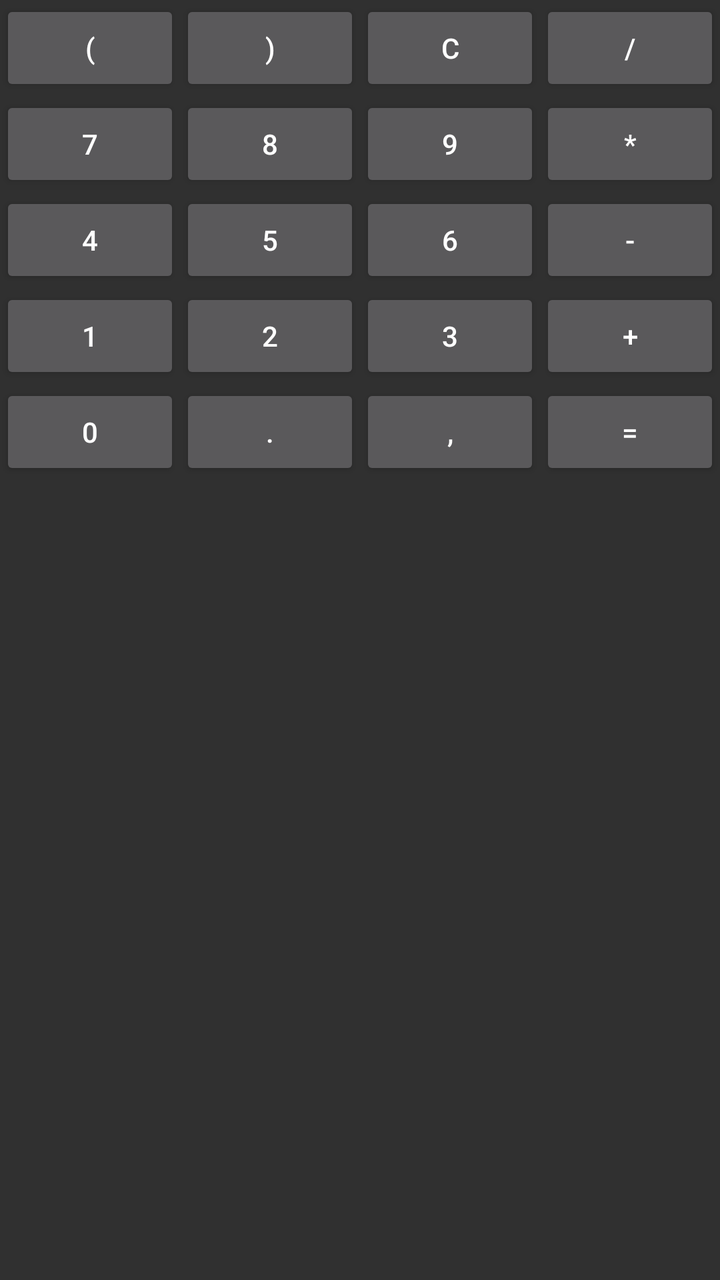
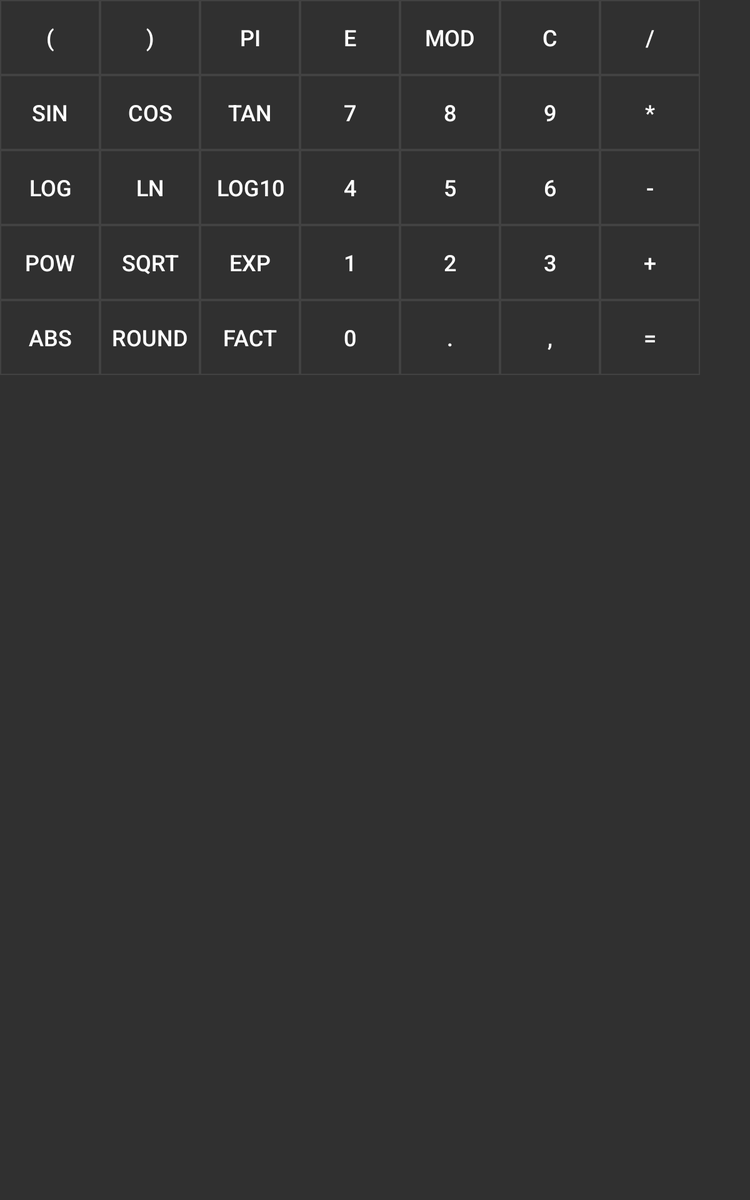

Two renders of one Android screen. The first uses the default layout on a phone; the second uses the alternative layout the repository ships for a different screen configuration, on a matching device. The two XML files are below.
<!-- AndroidManifest.xml: application theme AppTheme -->
<!-- res/layout/main_keyboard.xml -->
<?xml version="1.0" encoding="utf-8"?>
<ScrollView xmlns:android="http://schemas.android.com/apk/res/android"
    android:id="@+id/main_keyboard"
    android:layout_width="match_parent"
    android:layout_height="wrap_content">

    <TableLayout
        android:layout_width="match_parent"
        android:layout_height="wrap_content"
        android:stretchColumns="*">

        <TableRow>

            <Button
                android:id="@+id/open_bracket_button"
                style="@style/CalculatorButton"
                android:text="@string/open_bracket" />

            <Button
                android:id="@+id/close_bracket_button"
                style="@style/CalculatorButton"
                android:text="@string/close_bracket" />

            <Button
                android:id="@+id/clear_button"
                style="@style/CalculatorButton"
                android:text="@string/clean" />

            <Button
                android:id="@+id/division_button"
                style="@style/CalculatorButton"
                android:text="@string/division" />
        </TableRow>

        <TableRow>

            <Button
                android:id="@+id/seven_button"
                style="@style/CalculatorButton"
                android:text="@string/seven" />

            <Button
                android:id="@+id/eight_button"
                style="@style/CalculatorButton"
                android:text="@string/eight" />

            <Button
                android:id="@+id/nine_button"
                style="@style/CalculatorButton"
                android:text="@string/nine" />

            <Button
                android:id="@+id/times_button"
                style="@style/CalculatorButton"
                android:text="@string/times" />
        </TableRow>

        <TableRow>

            <Button
                android:id="@+id/four_button"
                style="@style/CalculatorButton"
                android:text="@string/four" />

            <Button
                android:id="@+id/five_button"
                style="@style/CalculatorButton"
                android:text="@string/five" />

            <Button
                android:id="@+id/six_button"
                style="@style/CalculatorButton"
                android:text="@string/six" />

            <Button
                android:id="@+id/minus_button"
                style="@style/CalculatorButton"
                android:text="@string/minus" />
        </TableRow>

        <TableRow>

            <Button
                android:id="@+id/one_button"
                style="@style/CalculatorButton"
                android:text="@string/one" />

            <Button
                android:id="@+id/two_button"
                style="@style/CalculatorButton"
                android:text="@string/two" />

            <Button
                android:id="@+id/three_button"
                style="@style/CalculatorButton"
                android:text="@string/three" />

            <Button
                android:id="@+id/plus_button"
                style="@style/CalculatorButton"
                android:text="@string/plus" />
        </TableRow>

        <TableRow>

            <Button
                android:id="@+id/zero_button"
                style="@style/CalculatorButton"
                android:text="@string/zero" />

            <Button
                android:id="@+id/point_button"
                style="@style/CalculatorButton"
                android:text="@string/point" />

            <Button
                android:id="@+id/comma_button"
                style="@style/CalculatorButton"
                android:text="@string/comma" />

            <Button
                android:id="@+id/equals_button"
                style="@style/CalculatorButton"
                android:text="@string/equals" />
        </TableRow>
    </TableLayout>
</ScrollView>
<!-- resources referenced by this layout -->
<resources>
  <string name="clean">C</string>
  <string name="close_bracket">)</string>
  <string name="comma">,</string>
  <string name="division">/</string>
  <string name="eight">8</string>
  <string name="equals">=</string>
  <string name="five">5</string>
  <string name="four">4</string>
  <string name="minus">-</string>
  <string name="nine">9</string>
  <string name="one">1</string>
  <string name="open_bracket">(</string>
  <string name="plus">+</string>
  <string name="point">.</string>
  <string name="seven">7</string>
  <string name="six">6</string>
  <string name="three">3</string>
  <string name="times">*</string>
  <string name="two">2</string>
  <string name="zero">0</string>
  <style name="CalculatorButton" parent="android:TextAppearance.Medium">
          <item name="android:background">@drawable/calculator_button</item>
          <item name="android:minHeight">60dp</item>
          <item name="android:minWidth">80dp</item>
      </style>
  <style name="AppTheme" parent="Theme.AppCompat.NoActionBar">
          <item name="colorPrimary">@color/colorPrimary</item>
          <item name="colorPrimaryDark">@color/colorPrimaryDark</item>
          <item name="android:windowBackground">@color/windowBackground</item>
      </style>
  <!-- drawable calculator_button (drawable) -->
  <?xml version="1.0" encoding="utf-8"?>
  <selector xmlns:android="http://schemas.android.com/apk/res/android">
      <item android:drawable="@drawable/calculator_button_pressed" android:state_pressed="true"></item>
      <item android:drawable="@drawable/calculator_button_normal"></item>
  </selector>
  <color name="colorPrimary">@color/md_grey_900</color>
  <color name="colorPrimaryDark">@color/md_black_1000</color>
  <color name="windowBackground">#303030</color>
  <!-- drawable calculator_button_pressed (drawable) -->
  <?xml version="1.0" encoding="utf-8"?>
  <shape
      xmlns:android="http://schemas.android.com/apk/res/android" android:shape="rectangle">
      <solid android:color="@color/md_grey_700" />
  </shape>
  <!-- drawable calculator_button_normal (drawable) -->
  <?xml version="1.0" encoding="utf-8"?>
  <shape
      xmlns:android="http://schemas.android.com/apk/res/android" android:shape="rectangle">
      <solid android:color="@color/windowBackground" />
      <stroke
          android:width="1dp"
          android:color="@color/md_grey_800" />
  </shape>
  <color name="md_grey_900">#212121</color>
  <color name="md_black_1000">#000000</color>
  <color name="md_grey_800">#424242</color>
</resources>
<!-- res/layout-sw600dp/main_keyboard.xml (the author's variant of the layout above) -->
<!-- drawn on a 7-inch tablet held upright -->
<?xml version="1.0" encoding="utf-8"?>
<ScrollView xmlns:android="http://schemas.android.com/apk/res/android"
    android:id="@+id/main_keyboard"
    android:layout_width="match_parent"
    android:layout_height="match_parent">

    <TableLayout
        android:layout_width="wrap_content"
        android:layout_height="wrap_content">

        <TableRow>

            <Button
                android:id="@+id/open_bracket_button"
                style="@style/CalculatorButton"
                android:text="@string/open_bracket" />

            <Button
                android:id="@+id/close_bracket_button"
                style="@style/CalculatorButton"
                android:text="@string/close_bracket" />

            <Button
                android:id="@+id/pi_button"
                style="@style/CalculatorButton"
                android:text="@string/pi" />

            <Button
                android:id="@+id/e_button"
                style="@style/CalculatorButton"
                android:text="@string/e" />

            <Button
                android:id="@+id/mod_button"
                style="@style/CalculatorButton"
                android:text="@string/mod" />

            <Button
                android:id="@+id/clear_button"
                style="@style/CalculatorButton"
                android:text="@string/clean" />

            <Button
                android:id="@+id/division_button"
                style="@style/CalculatorButton"
                android:text="@string/division" />
        </TableRow>

        <TableRow>

            <Button
                android:id="@+id/sin_button"
                style="@style/CalculatorButton"
                android:text="@string/sin" />

            <Button
                android:id="@+id/cos_button"
                style="@style/CalculatorButton"
                android:text="@string/cos" />

            <Button
                android:id="@+id/tan_button"
                style="@style/CalculatorButton"
                android:text="@string/tan" />

            <Button
                android:id="@+id/seven_button"
                style="@style/CalculatorButton"
                android:text="@string/seven" />

            <Button
                android:id="@+id/eight_button"
                style="@style/CalculatorButton"
                android:text="@string/eight" />

            <Button
                android:id="@+id/nine_button"
                style="@style/CalculatorButton"
                android:text="@string/nine" />

            <Button
                android:id="@+id/times_button"
                style="@style/CalculatorButton"
                android:text="@string/times" />
        </TableRow>

        <TableRow>

            <Button
                android:id="@+id/log_button"
                style="@style/CalculatorButton"
                android:text="@string/log" />

            <Button
                android:id="@+id/ln_button"
                style="@style/CalculatorButton"
                android:text="@string/ln" />

            <Button
                android:id="@+id/log10_button"
                style="@style/CalculatorButton"
                android:text="@string/log10" />

            <Button
                android:id="@+id/four_button"
                style="@style/CalculatorButton"
                android:text="@string/four" />

            <Button
                android:id="@+id/five_button"
                style="@style/CalculatorButton"
                android:text="@string/five" />

            <Button
                android:id="@+id/six_button"
                style="@style/CalculatorButton"
                android:text="@string/six" />

            <Button
                android:id="@+id/minus_button"
                style="@style/CalculatorButton"
                android:text="@string/minus" />
        </TableRow>

        <TableRow>

            <Button
                android:id="@+id/pow_button"
                style="@style/CalculatorButton"
                android:text="@string/pow" />

            <Button
                android:id="@+id/sqrt_button"
                style="@style/CalculatorButton"
                android:text="@string/sqrt" />

            <Button
                android:id="@+id/exp_button"
                style="@style/CalculatorButton"
                android:text="@string/exp" />

            <Button
                android:id="@+id/one_button"
                style="@style/CalculatorButton"
                android:text="@string/one" />

            <Button
                android:id="@+id/two_button"
                style="@style/CalculatorButton"
                android:text="@string/two" />

            <Button
                android:id="@+id/three_button"
                style="@style/CalculatorButton"
                android:text="@string/three" />

            <Button
                android:id="@+id/plus_button"
                style="@style/CalculatorButton"
                android:text="@string/plus" />
        </TableRow>

        <TableRow>

            <Button
                android:id="@+id/abs_button"
                style="@style/CalculatorButton"
                android:text="@string/abs" />

            <Button
                android:id="@+id/round_button"
                style="@style/CalculatorButton"
                android:text="@string/round" />

            <Button
                android:id="@+id/fact_button"
                style="@style/CalculatorButton"
                android:text="@string/fact" />

            <Button
                android:id="@+id/zero_button"
                style="@style/CalculatorButton"
                android:text="@string/zero" />

            <Button
                android:id="@+id/point_button"
                style="@style/CalculatorButton"
                android:text="@string/point" />

            <Button
                android:id="@+id/comma_button"
                style="@style/CalculatorButton"
                android:text="@string/comma" />

            <Button
                android:id="@+id/equals_button"
                style="@style/CalculatorButton"
                android:text="@string/equals" />
        </TableRow>
    </TableLayout>
</ScrollView>
<!-- resources referenced by the variant -->
<!-- as a 7-inch tablet held upright resolves them -->
<resources>
  <string name="abs">abs</string>
  <string name="clean">C</string>
  <string name="close_bracket">)</string>
  <string name="comma">,</string>
  <string name="cos">cos</string>
  <string name="division">/</string>
  <string name="e">e</string>
  <string name="eight">8</string>
  <string name="equals">=</string>
  <string name="exp">exp</string>
  <string name="fact">fact</string>
  <string name="five">5</string>
  <string name="four">4</string>
  <string name="ln">ln</string>
  <string name="log">log</string>
  <string name="log10">log10</string>
  <string name="minus">-</string>
  <string name="mod">mod</string>
  <string name="nine">9</string>
  <string name="one">1</string>
  <string name="open_bracket">(</string>
  <string name="pi">pi</string>
  <string name="plus">+</string>
  <string name="point">.</string>
  <string name="pow">pow</string>
  <string name="round">round</string>
  <string name="seven">7</string>
  <string name="sin">sin</string>
  <string name="six">6</string>
  <string name="sqrt">sqrt</string>
  <string name="tan">tan</string>
  <string name="three">3</string>
  <string name="times">*</string>
  <string name="two">2</string>
  <string name="zero">0</string>
  <!-- from res/values-sw600dp/ -->
  <style name="CalculatorButton" parent="android:TextAppearance.Medium">
          <item name="android:background">@drawable/calculator_button</item>
          <item name="android:minHeight">60dp</item>
          <item name="android:minWidth">80dp</item>
      </style>
  <!-- from res/values-sw600dp/ -->
  <style name="AppTheme" parent="Theme.AppCompat.NoActionBar">
          <item name="colorPrimary">@color/colorPrimary</item>
          <item name="colorPrimaryDark">@color/colorPrimaryDark</item>
          <item name="android:windowBackground">@color/windowBackground</item>
      </style>
  <!-- drawable calculator_button (drawable) -->
  <?xml version="1.0" encoding="utf-8"?>
  <selector xmlns:android="http://schemas.android.com/apk/res/android">
      <item android:drawable="@drawable/calculator_button_pressed" android:state_pressed="true"></item>
      <item android:drawable="@drawable/calculator_button_normal"></item>
  </selector>
  <color name="colorPrimary">@color/md_grey_900</color>
  <color name="colorPrimaryDark">@color/md_black_1000</color>
  <color name="windowBackground">#303030</color>
  <!-- drawable calculator_button_pressed (drawable) -->
  <?xml version="1.0" encoding="utf-8"?>
  <shape
      xmlns:android="http://schemas.android.com/apk/res/android" android:shape="rectangle">
      <solid android:color="@color/md_grey_700" />
  </shape>
  <!-- drawable calculator_button_normal (drawable) -->
  <?xml version="1.0" encoding="utf-8"?>
  <shape
      xmlns:android="http://schemas.android.com/apk/res/android" android:shape="rectangle">
      <solid android:color="@color/windowBackground" />
      <stroke
          android:width="1dp"
          android:color="@color/md_grey_800" />
  </shape>
  <color name="md_grey_900">#212121</color>
  <color name="md_black_1000">#000000</color>
  <color name="md_grey_800">#424242</color>
</resources>
